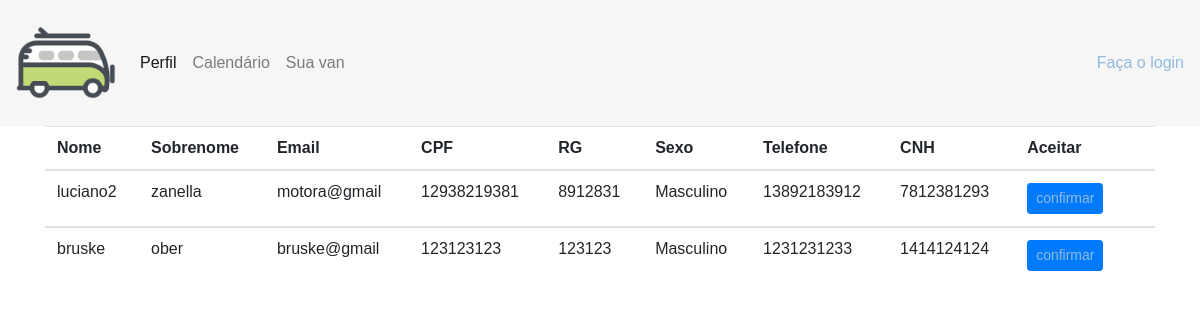
/paginas/aprovar_motoristas.php, run on the app's committed database.
### tables this page shows
CREATE TABLE `motoristas` (
  `id_motorista` int(3) NOT NULL,
  `emp_idempresa` int(2) DEFAULT NULL,
  `user_iduser` int(8) DEFAULT NULL,
  `cnh` bigint(10) NOT NULL,
  `ativo` int(1) NOT NULL
);

CREATE TABLE `usuarios` (
  `id_usuario` int(8) NOT NULL,
  `tipuser_tip_user` int(1) DEFAULT NULL,
  `cpf` bigint(12) NOT NULL,
  `rg` int(7) NOT NULL,
  `email` varchar(40) NOT NULL,
  `nome` varchar(40) NOT NULL,
  `sobrenome` varchar(15) NOT NULL,
  `sexo` varchar(11) NOT NULL,
  `telefone` bigint(20) NOT NULL,
  `senha` longtext NOT NULL,
  `aprovado` int(1) UNSIGNED NOT NULL DEFAULT 0
);

### paginas/aprovar_motoristas.php (the view, shortened to what this page needs)
<?php
require("head.php");
require("cabecalho.php");
$aprovar_motoristas = $conexao->query("SELECT nome, sobrenome, email, cpf, rg, sexo, telefone, aprovado, cnh from usuarios, motoristas where aprovado = 0 and id_usuario = user_iduser");
?>
<div class="container">
<table class="table">
<thead>
    <tr>
      <th scope="col" >Nome</th>
      <th scope="col">Sobrenome</th>
      <th scope="col">Email</th>
      <th scope="col">CPF</th>
      <th scope="col">RG</th>
      <th scope="col">Sexo</th>
      <th scope="col">Telefone</th>
      <th scope="col">CNH</th>
      <th scope="col">Aceitar</th>
      <th></th>
    </tr>
  </thead>
  <?php
  $i = 0;
  while($dado = $aprovar_motoristas->fetch_array()){ $i++ ?>
    <tbody>
    <form method="GET">
    <td><?php echo $dado['nome']; ?></td>
    <td><?php echo $dado['sobrenome']; ?></td>
    <td><?php echo $dado['email']; ?></td>
    <td><?php $cpf = $dado['cpf'];
    echo $dado['cpf']; ?></td>
    <td><?php echo $dado['rg']; ?></td>
    <td><?php echo $dado['sexo']; ?></td>
    <td><?php echo $dado['telefone']; ?></td>
    <td><?php echo $dado['cnh']; ?></td>
      <td><button type="submit" class="btn btn-primary btn-sm" name="aprovacao"> <a href="confirmar_usuario.php?cpf=<?php echo $cpf; ?>">confirmar</a></button></td>
      <?php } ?>
    </form>
    </tbody>
</table>
</div>

### paginas/head.php (shortened to what this page needs)
<html lang="en">
<head>
    <link rel="stylesheet" href="../bootstrap/css/bootstrap.min.css">
    <link rel="stylesheet" type="text/css" href="../css/estilo.css">
</head>
<body>

### paginas/cabecalho.php (shortened to what this page needs)
<?php
require("head.php");
?>
<body>
<header>
    <nav class="navbar navbar-expand-lg navbar-light" style="background-color: #f6f6f6">
        <a class="navbar-brand" href="#"><img src="../img/logo.png" id="icon" alt="Icon" class="logo" style="width: 100px; height: 100px;"></a>
        <div class="collapse navbar-collapse" id="navbarSupportedContent">
            <ul class="navbar-nav mr-auto">
<?php
if(!isset($cnh)){
    echo '
<li class="nav-item">
    <a class="nav-link active" href="perfil.php">Perfil</a>
</li>
<li class="nav-item">
    <a class="nav-link " href="calendario.php">Calendário</a>
</li>
<li class="nav-item">
    <a class="nav-link " href="van_passageiro.php">Sua van</a>
</li>
';
}
?>
</ul>
<?php
if (isset($_SESSION['email'])) {
echo '<nav>
    <p>Bem vindo, '.$_SESSION['email']. '.</p>
    </nav>';
    ?>
    <a href="../funcoes/Logout.php" class="mb-3 ml-2" >Sair</a>
    <?php
}else{
    echo '<a style="float:right" href="../index.php">Faça o login</a>';
}
?>
</header>

### css/estilo.css (style rules this page uses)
body { font-family: "Poppins", sans-serif; height: 100vh; }
a { color: #92badd; display:inline-block; text-decoration: none; font-weight: 400; }
.logo { width:130px; height: 130px; }

### data on the page
motoristas: user_iduser.nome "luciano2", user_iduser.sobrenome "zanella", user_iduser.email "motora@gmail", user_iduser.cpf "12938219381", user_iduser.rg "8912831", user_iduser.sexo "Masculino", user_iduser.telefone "13892183912", cnh "7812381293"
motoristas: user_iduser.nome "bruske", user_iduser.sobrenome "ober", user_iduser.email "bruske@gmail", user_iduser.cpf "123123123", user_iduser.rg "123123", user_iduser.sexo "Masculino", user_iduser.telefone "1231231233", cnh "1414124124"
